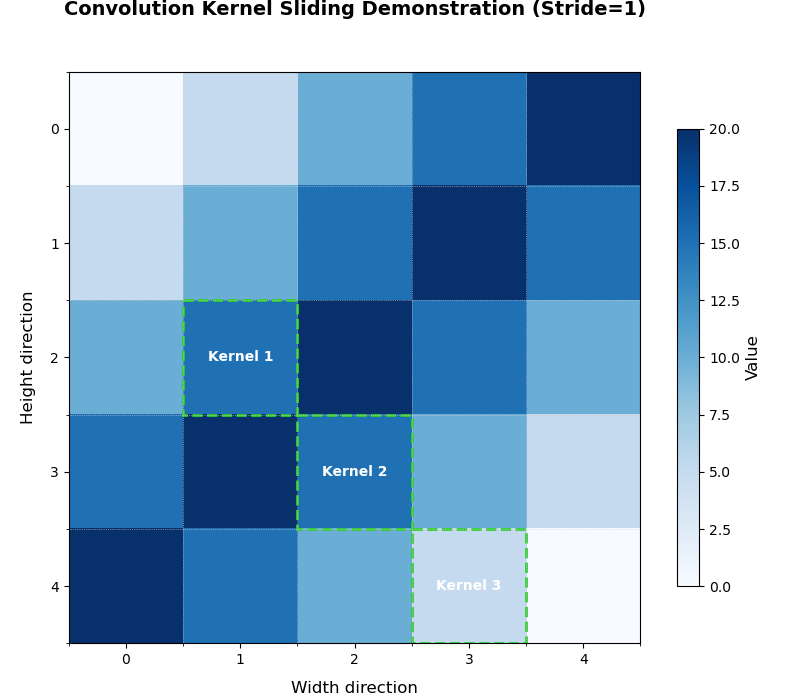

Write Python code to recreate this figure.
import matplotlib.pyplot as plt
import numpy as np

# 生成示例数据
data = np.array([
    [0, 5, 10, 15, 20],
    [5, 10, 15, 20, 15],
    [10, 15, 20, 15, 10],
    [15, 20, 15, 10, 5],
    [20, 15, 10, 5, 0]
])

# 创建画布并调整布局参数
fig, ax = plt.subplots(figsize=(8, 7))  # 增加画布高度
fig.subplots_adjust(top=0.85)  # 为标题预留空间

# 绘制热力图
im = ax.imshow(data, cmap='Blues', interpolation='nearest')

# 添加卷积核标注
kernel_params = [
    {'pos': (0.5, 1.5), 'text': (1, 2)},
    {'pos': (1.5, 2.5), 'text': (2, 3)},
    {'pos': (2.5, 3.5), 'text': (3, 4)}
]

for param in kernel_params:
    rect = plt.Rectangle(
        param['pos'], 1, 1,
        edgecolor='limegreen',
        facecolor='none',
        linewidth=2,
        linestyle='--'
    )
    ax.add_patch(rect)
    ax.text(
        param['text'][0], param['text'][1],
        f'Kernel {kernel_params.index(param)+1}',
        ha='center', va='center',
        color='white',
        fontsize=10,
        weight='bold'
    )

# 坐标轴设置
ax.set_xlabel('Width direction', fontsize=12, labelpad=10)
ax.set_ylabel('Height direction', fontsize=12, labelpad=10)
ax.set_xticks(np.arange(5))
ax.set_yticks(np.arange(5))

# 优化标题设置
title = ax.set_title(
    'Convolution Kernel Sliding Demonstration (Stride=1)',
    fontsize=14,
    pad=20,  # 增加标题与图像的间距
    y=1.05,  # 微调垂直位置
    weight='bold'
)

# 颜色条设置
cbar = fig.colorbar(im, ax=ax, shrink=0.8)
cbar.set_label('Value', fontsize=12)
cbar.ax.tick_params(labelsize=10)

# 添加网格线辅助观察
ax.grid(which='minor', color='lightgray', linestyle=':', linewidth=0.5)
ax.set_xticks(np.arange(-0.5, 5), minor=True)
ax.set_yticks(np.arange(-0.5, 5), minor=True)

# 自动调整布局
plt.tight_layout()

# 保存高清图像
plt.savefig('conv_demo_fixed.png', dpi=300, bbox_inches='tight')
plt.show()
